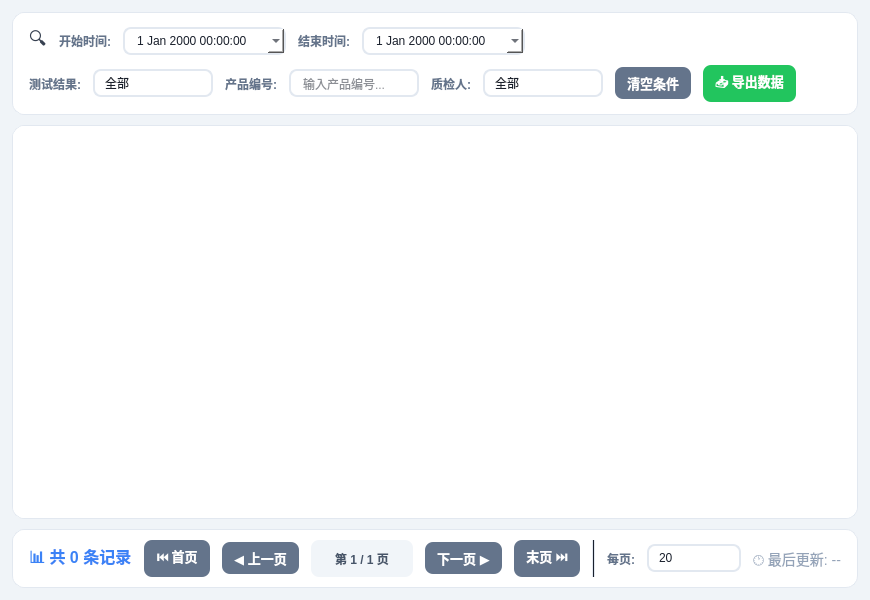
<?xml version="1.0" encoding="UTF-8"?>
<ui version="4.0">
 <class>AirtightTestResult</class>
 <widget class="QWidget" name="AirtightTestResult">
  <property name="geometry">
   <rect>
    <x>0</x>
    <y>0</y>
    <width>800</width>
    <height>600</height>
   </rect>
  </property>
  <property name="windowTitle">
   <string>气密仪测试结果</string>
  </property>
  <property name="styleSheet">
   <string notr="true">
QWidget {
    background-color: #f0f4f8;
    font-family: 'Microsoft YaHei', 'Segoe UI', sans-serif;
    color: #1a202c;
}
QLabel {
    color: #374151;
    background: transparent;
    font-size: 12px;
}
QPushButton {
    background-color: #3b82f6;
    color: white;
    border: none;
    border-radius: 8px;
    padding: 6px 12px;
    font-weight: 600;
    font-size: 13px;
}
QPushButton:hover {
    background-color: #2563eb;
}
QPushButton:pressed {
    background-color: #1d4ed8;
}
QPushButton:disabled {
    background-color: #cbd5e1;
    color: #94a3b8;
}
QTableView {
    background-color: #ffffff;
    border: none;
    border-radius: 12px;
    gridline-color: #e2e8f0;
    selection-background-color: #dbeafe;
    selection-color: #1e40af;
}
QTableView::item {
    padding: 6px;
    border-bottom: 1px solid #f1f5f9;
    font-size: 12px;
}
QTableView::item:selected {
    background: #dbeafe;
    color: #1e40af;
}
QHeaderView::section {
    background-color: #f8fafc;
    color: #475569;
    padding: 8px 6px;
    border: none;
    border-bottom: 2px solid #e2e8f0;
    font-weight: 600;
    font-size: 12px;
}
QComboBox {
    background-color: #ffffff;
    border: 2px solid #e2e8f0;
    border-radius: 8px;
    padding: 4px 10px;
    min-width: 70px;
    font-size: 12px;
}
QComboBox:focus {
    border-color: #3b82f6;
}
QComboBox::drop-down {
    border: none;
    width: 24px;
}
QComboBox::down-arrow {
    width: 12px;
    height: 12px;
}
QComboBox QAbstractItemView {
    background-color: #ffffff;
    border: 2px solid #cbd5e1;
    border-radius: 12px;
    selection-background-color: #3b82f6;
    selection-color: #ffffff;
    color: #1e293b;
    padding: 6px;
    outline: none;
}
QComboBox QAbstractItemView::item {
    min-height: 30px;
    padding: 8px 12px;
    border-radius: 8px;
    margin: 2px 4px;
}
QComboBox QAbstractItemView::item:selected {
    background-color: #3b82f6;
    color: #ffffff;
}
QComboBox QAbstractItemView::item:hover {
    background-color: #60a5fa;
    color: #ffffff;
}
QDateTimeEdit {
    background-color: #ffffff;
    border: 2px solid #e2e8f0;
    border-radius: 8px;
    padding: 4px 10px;
    font-size: 12px;
}
QDateTimeEdit:focus {
    border-color: #3b82f6;
}
QLineEdit {
    background-color: #ffffff;
    border: 2px solid #e2e8f0;
    border-radius: 8px;
    padding: 4px 10px;
    font-size: 12px;
}
QLineEdit:focus {
    border-color: #3b82f6;
}
QScrollBar:vertical {
    background: #f1f5f9;
    width: 10px;
    border-radius: 5px;
}
QScrollBar::handle:vertical {
    background: #cbd5e1;
    border-radius: 5px;
    min-height: 30px;
}
QScrollBar::handle:vertical:hover {
    background: #94a3b8;
}
   </string>
  </property>
  <layout class="QVBoxLayout" name="verticalLayout">
   <property name="spacing">
    <number>10</number>
   </property>
   <property name="leftMargin">
    <number>12</number>
   </property>
   <property name="topMargin">
    <number>12</number>
   </property>
   <property name="rightMargin">
    <number>12</number>
   </property>
   <property name="bottomMargin">
    <number>12</number>
   </property>
   <item>
    <widget class="QFrame" name="filterFrame">
     <property name="styleSheet">
      <string notr="true">
QFrame#filterFrame {
    background-color: #ffffff;
    border-radius: 12px;
    border: 1px solid #e2e8f0;
}
      </string>
     </property>
     <property name="frameShape">
      <enum>QFrame::StyledPanel</enum>
     </property>
     <layout class="QVBoxLayout" name="filterMainLayout">
      <property name="spacing">
       <number>8</number>
      </property>
      <property name="leftMargin">
       <number>16</number>
      </property>
      <property name="topMargin">
       <number>12</number>
      </property>
      <property name="rightMargin">
       <number>16</number>
      </property>
      <property name="bottomMargin">
       <number>12</number>
      </property>
      <item>
       <layout class="QHBoxLayout" name="filterRow1">
        <property name="spacing">
         <number>12</number>
        </property>
        <item>
         <widget class="QLabel" name="filterIcon">
          <property name="styleSheet">
           <string notr="true">font-size: 18px;</string>
          </property>
          <property name="text">
           <string>🔍</string>
          </property>
         </widget>
        </item>
        <item>
         <widget class="QLabel" name="label_3">
          <property name="styleSheet">
           <string notr="true">font-weight: 500; color: #64748b;</string>
          </property>
          <property name="text">
           <string>开始时间:</string>
          </property>
         </widget>
        </item>
        <item>
         <widget class="QDateTimeEdit" name="startDateTimeEdit">
          <property name="dateTime">
           <datetime>
            <hour>0</hour>
            <minute>0</minute>
            <second>0</second>
            <year>2000</year>
            <month>1</month>
            <day>1</day>
           </datetime>
          </property>
          <property name="calendarPopup">
           <bool>true</bool>
          </property>
         </widget>
        </item>
        <item>
         <widget class="QLabel" name="label_4">
          <property name="styleSheet">
           <string notr="true">font-weight: 500; color: #64748b;</string>
          </property>
          <property name="text">
           <string>结束时间:</string>
          </property>
         </widget>
        </item>
        <item>
         <widget class="QDateTimeEdit" name="endDateTimeEdit">
          <property name="dateTime">
           <datetime>
            <hour>0</hour>
            <minute>0</minute>
            <second>0</second>
            <year>2000</year>
            <month>1</month>
            <day>1</day>
           </datetime>
          </property>
          <property name="calendarPopup">
           <bool>true</bool>
          </property>
         </widget>
        </item>
        <item>
         <spacer name="horizontalSpacer1">
          <property name="orientation">
           <enum>Qt::Horizontal</enum>
          </property>
          <property name="sizeHint" stdset="0">
           <size>
            <width>40</width>
            <height>20</height>
           </size>
          </property>
         </spacer>
        </item>
       </layout>
      </item>
      <item>
       <layout class="QHBoxLayout" name="filterRow2">
        <property name="spacing">
         <number>12</number>
        </property>
        <item>
         <widget class="QLabel" name="label_6">
          <property name="styleSheet">
           <string notr="true">font-weight: 500; color: #64748b;</string>
          </property>
          <property name="text">
           <string>测试结果:</string>
          </property>
         </widget>
        </item>
        <item>
         <widget class="QComboBox" name="resultComboBox">
          <item>
           <property name="text">
            <string>全部</string>
           </property>
          </item>
          <item>
           <property name="text">
            <string>通过</string>
           </property>
          </item>
          <item>
           <property name="text">
            <string>不通过</string>
           </property>
          </item>
         </widget>
        </item>
        <item>
         <widget class="QLabel" name="productNumberLabel">
          <property name="styleSheet">
           <string notr="true">font-weight: 500; color: #64748b;</string>
          </property>
          <property name="text">
           <string>产品编号:</string>
          </property>
         </widget>
        </item>
        <item>
         <widget class="QLineEdit" name="productNumberLineEdit">
          <property name="minimumSize">
           <size>
            <width>120</width>
            <height>0</height>
           </size>
          </property>
          <property name="placeholderText">
           <string>输入产品编号...</string>
          </property>
         </widget>
        </item>
        <item>
         <widget class="QLabel" name="inspectorLabel">
          <property name="styleSheet">
           <string notr="true">font-weight: 500; color: #64748b;</string>
          </property>
          <property name="text">
           <string>质检人:</string>
          </property>
         </widget>
        </item>
        <item>
         <widget class="QComboBox" name="inspectorComboBox">
          <property name="minimumSize">
           <size>
            <width>100</width>
            <height>0</height>
           </size>
          </property>
          <item>
           <property name="text">
            <string>全部</string>
           </property>
          </item>
         </widget>
        </item>
        <item>
         <widget class="QPushButton" name="clearQueryButton">
          <property name="styleSheet">
           <string notr="true">background-color: #64748b;</string>
          </property>
          <property name="text">
           <string>清空条件</string>
          </property>
         </widget>
        </item>
        <item>
         <widget class="QPushButton" name="exportButton">
          <property name="styleSheet">
           <string notr="true">background-color: #22c55e;</string>
          </property>
          <property name="text">
           <string>📥 导出数据</string>
          </property>
         </widget>
        </item>
        <item>
         <spacer name="horizontalSpacer2">
          <property name="orientation">
           <enum>Qt::Horizontal</enum>
          </property>
          <property name="sizeHint" stdset="0">
           <size>
            <width>40</width>
            <height>20</height>
           </size>
          </property>
         </spacer>
        </item>
       </layout>
      </item>
     </layout>
    </widget>
   </item>
   <item>
    <widget class="QFrame" name="tableFrame">
     <property name="styleSheet">
      <string notr="true">
QFrame#tableFrame {
    background-color: #ffffff;
    border-radius: 12px;
    border: 1px solid #e2e8f0;
}
      </string>
     </property>
     <property name="frameShape">
      <enum>QFrame::StyledPanel</enum>
     </property>
     <layout class="QVBoxLayout" name="tableLayout">
      <property name="spacing">
       <number>0</number>
      </property>
      <property name="leftMargin">
       <number>0</number>
      </property>
      <property name="topMargin">
       <number>0</number>
      </property>
      <property name="rightMargin">
       <number>0</number>
      </property>
      <property name="bottomMargin">
       <number>0</number>
      </property>
      <item>
       <widget class="QTableView" name="dataTableView">
        <property name="styleSheet">
         <string notr="true">
QTableView {
    border: none;
    border-radius: 12px;
}
         </string>
        </property>
        <property name="horizontalScrollBarPolicy">
         <enum>Qt::ScrollBarAlwaysOff</enum>
        </property>
        <property name="alternatingRowColors">
         <bool>true</bool>
        </property>
        <property name="selectionMode">
         <enum>QAbstractItemView::ExtendedSelection</enum>
        </property>
        <property name="selectionBehavior">
         <enum>QAbstractItemView::SelectRows</enum>
        </property>
       </widget>
      </item>
     </layout>
    </widget>
   </item>
   <item>
    <widget class="QFrame" name="paginationFrame">
     <property name="styleSheet">
      <string notr="true">
QFrame#paginationFrame {
    background-color: #ffffff;
    border-radius: 12px;
    border: 1px solid #e2e8f0;
}
      </string>
     </property>
     <property name="frameShape">
      <enum>QFrame::StyledPanel</enum>
     </property>
     <layout class="QHBoxLayout" name="bottomLayout">
      <property name="spacing">
       <number>12</number>
      </property>
      <property name="leftMargin">
       <number>16</number>
      </property>
      <property name="topMargin">
       <number>10</number>
      </property>
      <property name="rightMargin">
       <number>16</number>
      </property>
      <property name="bottomMargin">
       <number>10</number>
      </property>
      <item>
       <widget class="QLabel" name="recordCountLabel">
        <property name="styleSheet">
         <string notr="true">font-weight: 600; color: #3b82f6; font-size: 16px;</string>
        </property>
        <property name="text">
         <string>📊 共 0 条记录</string>
        </property>
       </widget>
      </item>
      <item>
       <spacer name="horizontalSpacer_4">
        <property name="orientation">
         <enum>Qt::Horizontal</enum>
        </property>
        <property name="sizeHint" stdset="0">
         <size>
          <width>40</width>
          <height>20</height>
         </size>
        </property>
       </spacer>
      </item>
      <item>
       <widget class="QPushButton" name="firstPageButton">
        <property name="styleSheet">
         <string notr="true">background-color: #64748b; padding: 6px 12px;</string>
        </property>
        <property name="text">
         <string>⏮ 首页</string>
        </property>
       </widget>
      </item>
      <item>
       <widget class="QPushButton" name="prevPageButton">
        <property name="styleSheet">
         <string notr="true">background-color: #64748b; padding: 6px 12px;</string>
        </property>
        <property name="text">
         <string>◀ 上一页</string>
        </property>
       </widget>
      </item>
      <item>
       <widget class="QFrame" name="pageInfoFrame">
        <property name="styleSheet">
         <string notr="true">
QFrame#pageInfoFrame {
    background-color: #f1f5f9;
    border-radius: 8px;
    padding: 4px 12px;
}
         </string>
        </property>
        <layout class="QHBoxLayout" name="pageInfoLayout">
         <property name="spacing">
          <number>4</number>
         </property>
         <property name="leftMargin">
          <number>12</number>
         </property>
         <property name="topMargin">
          <number>4</number>
         </property>
         <property name="rightMargin">
          <number>12</number>
         </property>
         <property name="bottomMargin">
          <number>4</number>
         </property>
         <item>
          <widget class="QLabel" name="pageInfoLabel">
           <property name="styleSheet">
            <string notr="true">font-weight: 600; color: #475569;</string>
           </property>
           <property name="text">
            <string>第 1 / 1 页</string>
           </property>
           <property name="alignment">
            <set>Qt::AlignCenter</set>
           </property>
          </widget>
         </item>
        </layout>
       </widget>
      </item>
      <item>
       <widget class="QPushButton" name="nextPageButton">
        <property name="styleSheet">
         <string notr="true">background-color: #64748b; padding: 6px 12px;</string>
        </property>
        <property name="text">
         <string>下一页 ▶</string>
        </property>
       </widget>
      </item>
      <item>
       <widget class="QPushButton" name="lastPageButton">
        <property name="styleSheet">
         <string notr="true">background-color: #64748b; padding: 6px 12px;</string>
        </property>
        <property name="text">
         <string>末页 ⏭</string>
        </property>
       </widget>
      </item>
      <item>
       <widget class="QFrame" name="divider">
        <property name="styleSheet">
         <string notr="true">background-color: #e2e8f0; max-width: 1px;</string>
        </property>
        <property name="frameShape">
         <enum>QFrame::VLine</enum>
        </property>
       </widget>
      </item>
      <item>
       <widget class="QLabel" name="pageSizeLabel">
        <property name="styleSheet">
         <string notr="true">font-weight: 500; color: #64748b;</string>
        </property>
        <property name="text">
         <string>每页:</string>
        </property>
       </widget>
      </item>
      <item>
       <widget class="QComboBox" name="pageSizeComboBox">
        <property name="minimumSize">
         <size>
          <width>70</width>
          <height>0</height>
         </size>
        </property>
        <item>
         <property name="text">
          <string>20</string>
         </property>
        </item>
        <item>
         <property name="text">
          <string>50</string>
         </property>
        </item>
        <item>
         <property name="text">
          <string>100</string>
         </property>
        </item>
        <item>
         <property name="text">
          <string>200</string>
         </property>
        </item>
       </widget>
      </item>
      <item>
       <spacer name="horizontalSpacer">
        <property name="orientation">
         <enum>Qt::Horizontal</enum>
        </property>
        <property name="sizeHint" stdset="0">
         <size>
          <width>40</width>
          <height>20</height>
         </size>
        </property>
       </spacer>
      </item>
      <item>
       <widget class="QLabel" name="lastUpdateLabel">
        <property name="styleSheet">
         <string notr="true">color: #94a3b8; font-size: 14px;</string>
        </property>
        <property name="text">
         <string>🕐 最后更新: --</string>
        </property>
       </widget>
      </item>
     </layout>
    </widget>
   </item>
  </layout>
 </widget>
 <layoutdefault spacing="6" margin="11"/>
 <resources/>
 <connections/>
</ui>
